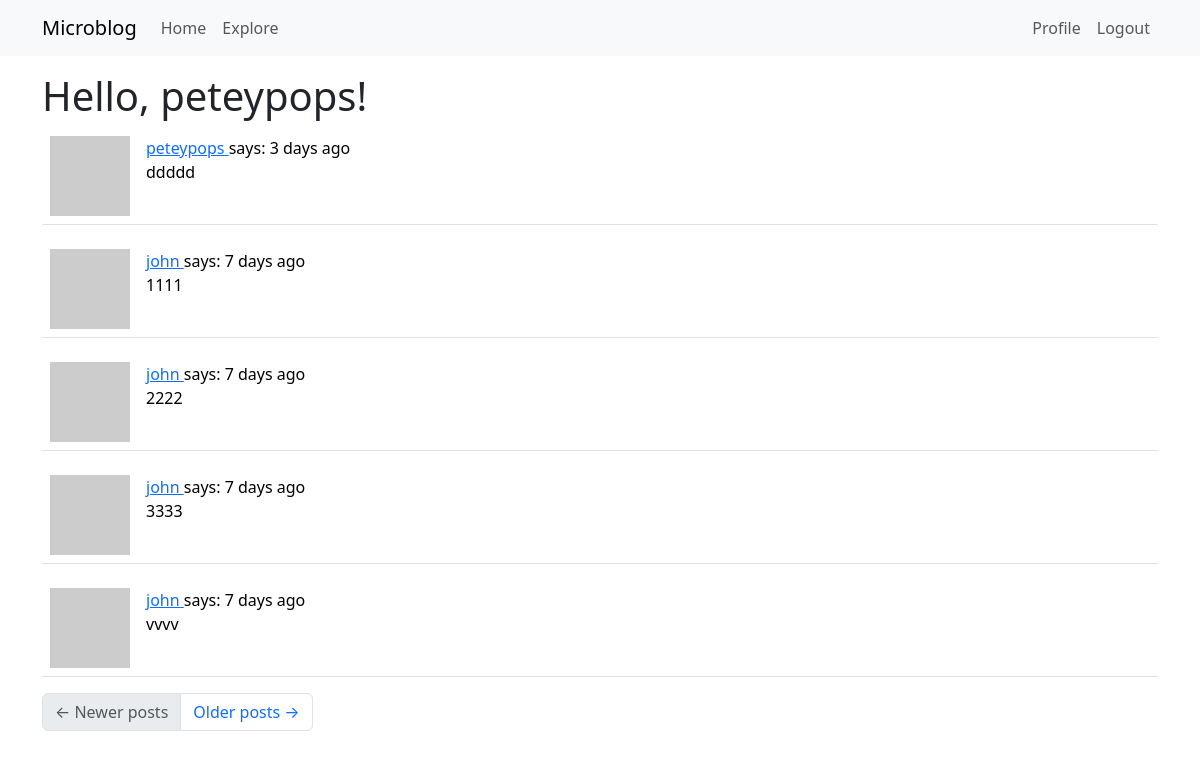
The page /explore (signed in) on the database as committed earlier.
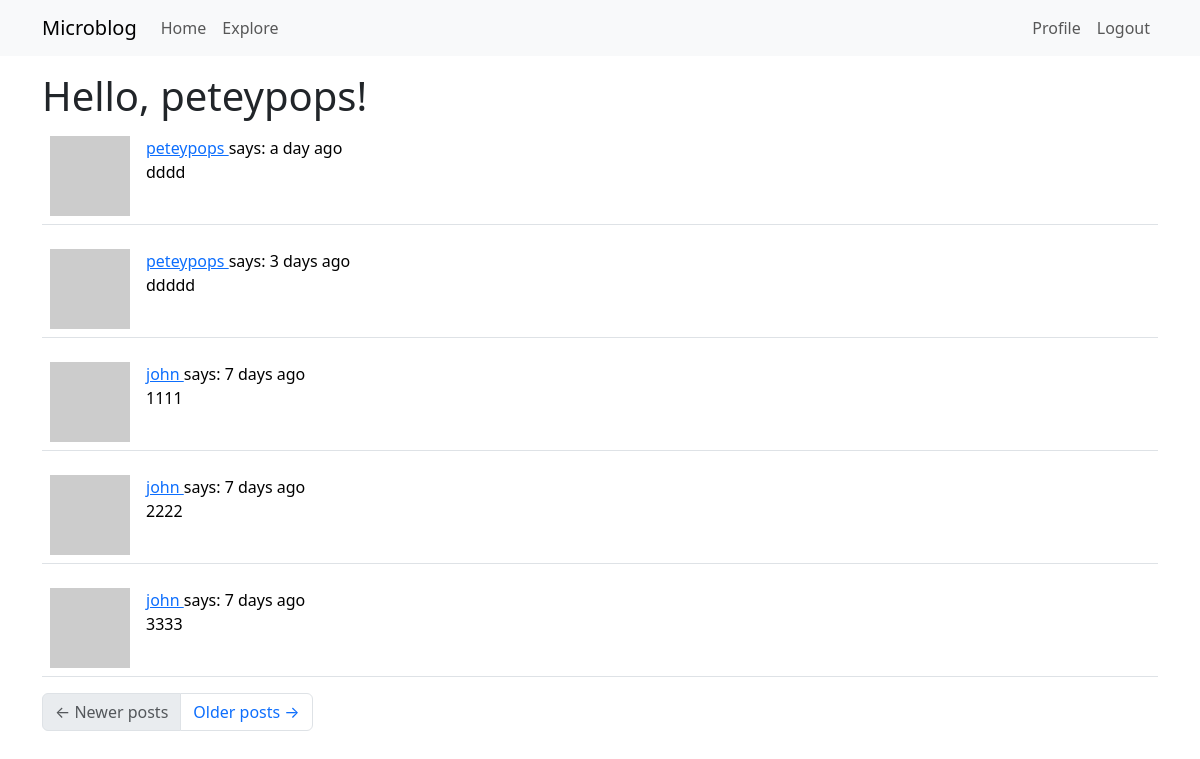
The same page on the database as committed later.
### app/models.py (models this page shows, shortened)
class Post(db.Model):
    id: so.Mapped[int] = so.mapped_column(primary_key=True)
    body: so.Mapped[str] = so.mapped_column(sa.String(140))
    timestamp: so.Mapped[datetime] = so.mapped_column(
        index=True, default=lambda: datetime.now(timezone.utc))
    user_id: so.Mapped[int] = so.mapped_column(sa.ForeignKey(User.id),
                                               index=True)
    author: so.Mapped[User] = so.relationship(back_populates='posts')

class User(UserMixin, db.Model):
    id: so.Mapped[int] = so.mapped_column(primary_key=True)
    username: so.Mapped[str] = \
        so.mapped_column(sa.String(64), index=True, unique=True)
    email: so.Mapped[str] = so.mapped_column(sa.String(120),
                                             index=True, unique=True)
    password_hash: so.Mapped[Optional[str]] = so.mapped_column(sa.String(256))
    posts: so.WriteOnlyMapped['Post'] = \
        so.relationship(back_populates='author')
    about_me: so.Mapped[Optional[str]] = so.mapped_column(sa.String(140))
    last_seen: so.Mapped[Optional[datetime]] \
        = so.mapped_column(default=lambda: datetime.now(timezone.utc))
    following: so.WriteOnlyMapped['User'] = so.relationship(
        secondary=followers,
        primaryjoin=(followers.c.follower_id == id),
        secondaryjoin=(followers.c.followed_id == id),
        back_populates='followers'
    )
    followers: so.WriteOnlyMapped['User'] = so.relationship(
        secondary=followers,
        primaryjoin=(followers.c.followed_id == id),
        secondaryjoin=(followers.c.follower_id == id),
        back_populates='following'
    )
    def avatar(self, size):
        digest = md5(self.email.lower().encode('utf-8')).hexdigest()
        return f"https://www.gravatar.com/avatar/{digest}?d=identicon&s={size}"

### app/routes.py (the view)
@app.route("/explore")
@login_required
def explore():
    query = sa.select(Post).order_by(Post.timestamp.desc())
    page = request.args.get('page', 1, type=int)
    posts = db.session.scalars(query).all()
    posts = db.paginate(
        query,
        page=page,
        per_page=app.config['POSTS_PER_PAGE'],
        error_out=False
    )
    next_url = url_for('index', page=posts.next_num) \
        if posts.has_next else None
    prev_url = url_for('index', page=posts.prev_num) \
        if posts.has_prev else None
    return render_template(
                            'index.html', title='Explore',
                            posts=posts.items,
                            next_url=next_url,
                            prev_url=prev_url
                            )

### app/models.py (called while the page is built)
@login.user_loader
def load_user(id):
    return db.session.get(User, int(id))

### app/routes.py (called while the page is built)
@app.before_request
def before_request():
    if current_user.is_authenticated:
        current_user.last_seen = datetime.now(timezone.utc)
        db.session.commit()

### app/templates/index.html (shortened to what this page needs)
{% extends "base.html" %}
{% import "bootstrap_wtf.html" as wtf %}
{% block content %}
<h1>Hello, {{ current_user.username }}!</h1>
{% for post in posts %}
    {% include "_post.html" %}
{% endfor %}
<nav aria-label="Post navigation">
    <ul class="pagination">
        <li class="page-item{% if not prev_url %} disabled{% endif %}">
            <a class="page-link" href="{{ prev_url }}">
                <span aria-hidden="true">&larr;</span> Newer posts
            </a>
        </li>
        <li class="page-item{% if not next_url %} disabled{% endif %}">
            <a class="page-link" href="{{ next_url }}">
                Older posts <span aria-hidden="true">&rarr;</span>
            </a>
        </li>
    </ul>
</nav>
{% endblock content %}

### app/templates/_post.html
<table class="table table-hover">
    <tr>
        <td width="70px">
            <a href="{{ url_for('user', username=post.author.username) }}">
                <img src="{{ post.author.avatar(70) }}" />
            </a>
        </td>
        <td>
            <a href="{{ url_for('user', username=post.author.username) }}">
                {{ post.author.username }}
            </a>
            says: {{ moment(post.timestamp).fromNow() }}
            <br>
            {{ post.body }}
        </td>
    </tr>
</table>

Rows that differ between the two databases and show on the page:
no longer on this page (row unchanged): Post: author.username "john", timestamp "7 days ago", body "vvvv"
added Post: author.username "peteypops", timestamp "a day ago", body "dddd"
